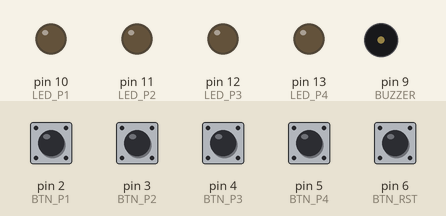
This sketch was run on a simulated Arduino Uno, built with avr-gcc and run on an emulated ATmega328P. Shown: output pins drawn as LEDs (lit = HIGH), buzzer (waves = sounding). Inputs (shaded band) come from the test bench; at power-on: pin 2 (BTN_P1), pin 3 (BTN_P2), pin 4 (BTN_P3), pin 5 (BTN_P4), pin 6 (BTN_RST) HIGH.

Above: at 1.2 s.
1.3 s: pin 2 (BTN_P1) pulled LOW for 0.15 s
At 1.7 s:
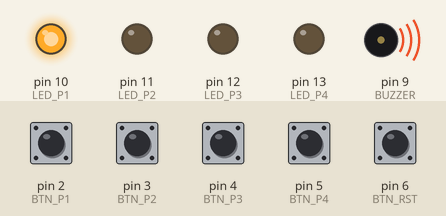
2.9 s: pin 6 (BTN_RST) pulled LOW for 0.15 s
At 4.1 s:
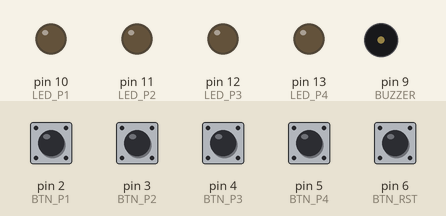
4.5 s: pin 3 (BTN_P2) pulled LOW for 0.15 s
At 5.3 s:
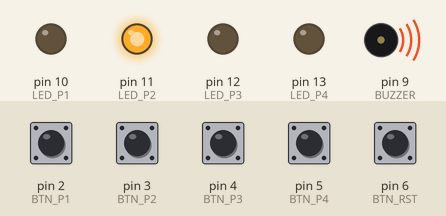
6.1 s: pin 6 (BTN_RST) pulled LOW for 1 s
At 6.5 s:
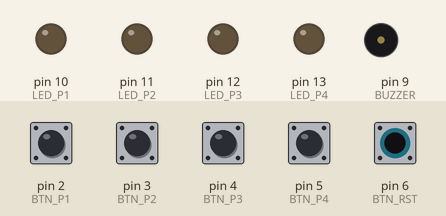
8.6 s: pin 4 (BTN_P3) pulled LOW for 0.15 s
At 9.6 s:
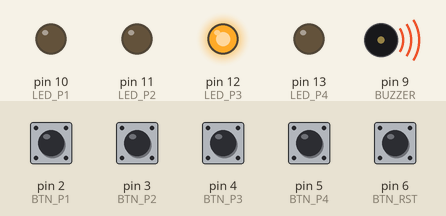
Timing chart, 0 to 11.2 s (numbered marks = the images above; inputs shaded):
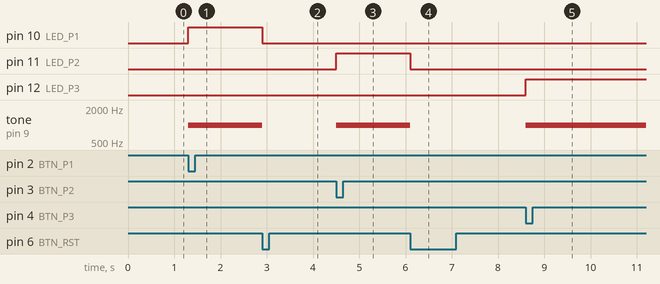

The sketch:

UNO_R3_QuizBell_01.ino
```cpp
// QUIZ BELL - 4 Player + Buzzer
// Additional Challenge 1: Buzzer bunyi saat ada player yang menang

// ---- PIN DEFINITION ----
const int BTN_P1  = 2;
const int BTN_P2  = 3;
const int BTN_P3  = 4;
const int BTN_P4  = 5;
const int BTN_RST = 6;

const int LED_P1  = 10;
const int LED_P2  = 11;
const int LED_P3  = 12;
const int LED_P4  = 13;

const int BUZZER  = 9;   // ← tambahan baru

// ---- MEMORI SISTEM ----
bool state1 = false;
bool state2 = false;
bool state3 = false;
bool state4 = false;
bool locked = false;

void setup() {
  pinMode(BTN_P1,  INPUT_PULLUP);
  pinMode(BTN_P2,  INPUT_PULLUP);
  pinMode(BTN_P3,  INPUT_PULLUP);
  pinMode(BTN_P4,  INPUT_PULLUP);
  pinMode(BTN_RST, INPUT_PULLUP);

  pinMode(LED_P1,  OUTPUT);
  pinMode(LED_P2,  OUTPUT);
  pinMode(LED_P3,  OUTPUT);
  pinMode(LED_P4,  OUTPUT);
  pinMode(BUZZER,  OUTPUT);   // ← tambahan baru
}

void loop() {

  // ---- STEP 1: CEK INTERLOCK ----
  locked = state1 || state2 || state3 || state4;

  // ---- STEP 2: BACA INPUT PLAYER ----
  if (!locked) {
    if (!digitalRead(BTN_P1)) state1 = true;
    if (!digitalRead(BTN_P2)) state2 = true;
    if (!digitalRead(BTN_P3)) state3 = true;
    if (!digitalRead(BTN_P4)) state4 = true;
  }

  // ---- STEP 3: RESET OLEH HOST ----
  if (!digitalRead(BTN_RST)) {
    state1 = false;
    state2 = false;
    state3 = false;
    state4 = false;
    noTone(BUZZER);   // Matikan buzzer saat reset
  }

  // ---- STEP 4: UPDATE OUTPUT LED ----
  digitalWrite(LED_P1, state1);
  digitalWrite(LED_P2, state2);
  digitalWrite(LED_P3, state3);
  digitalWrite(LED_P4, state4);

  // ---- STEP 5: UPDATE BUZZER ----
  // Buzzer bunyi jika ada yang menang
  if (locked) {
    tone(BUZZER, 1000);   // Bunyi frekuensi 1000 Hz
  }
}
```

Measured:
- after the input at 1.3 s, pin 10 (LED_P1): LOW → HIGH at once; tone on pin 9 (BUZZER): silent → 1000 Hz at once
- after the input at 2.9 s, pin 10 (LED_P1): HIGH → LOW at once; tone on pin 9 (BUZZER): 1000 Hz → silent at once
- after the input at 4.5 s, pin 11 (LED_P2): LOW → HIGH at once; tone on pin 9 (BUZZER): silent → 1000 Hz at once
- after the input at 6.1 s, pin 11 (LED_P2): HIGH → LOW at once; tone on pin 9 (BUZZER): 1000 Hz → silent at once
- after the input at 8.6 s, pin 12 (LED_P3): LOW → HIGH at once; tone on pin 9 (BUZZER): silent → 1000 Hz at once
